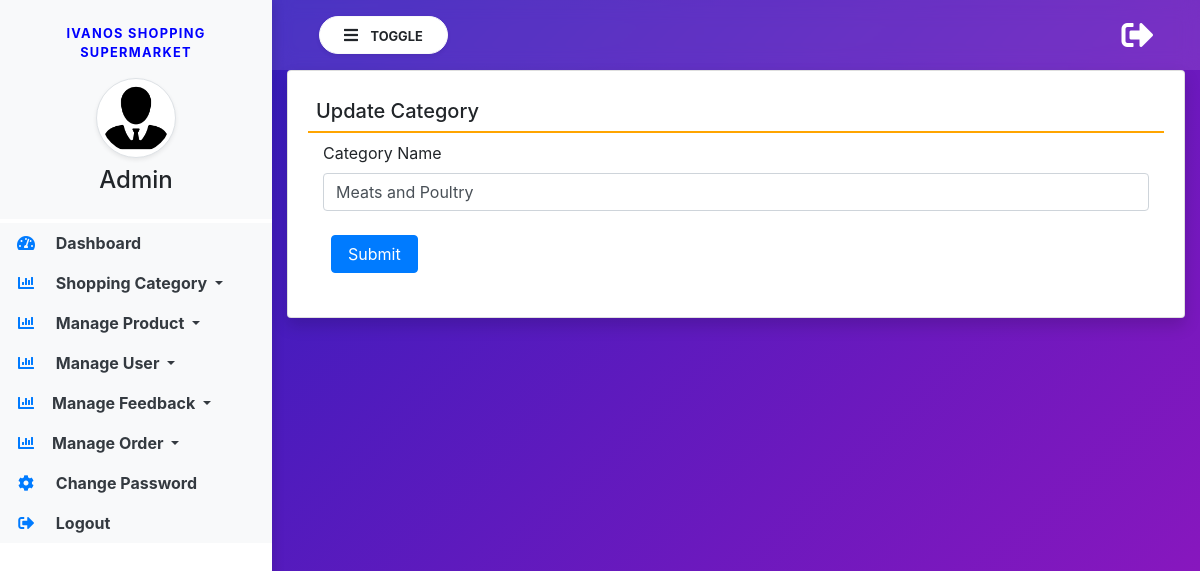
The page /edit-category/3/ on the database as committed earlier.
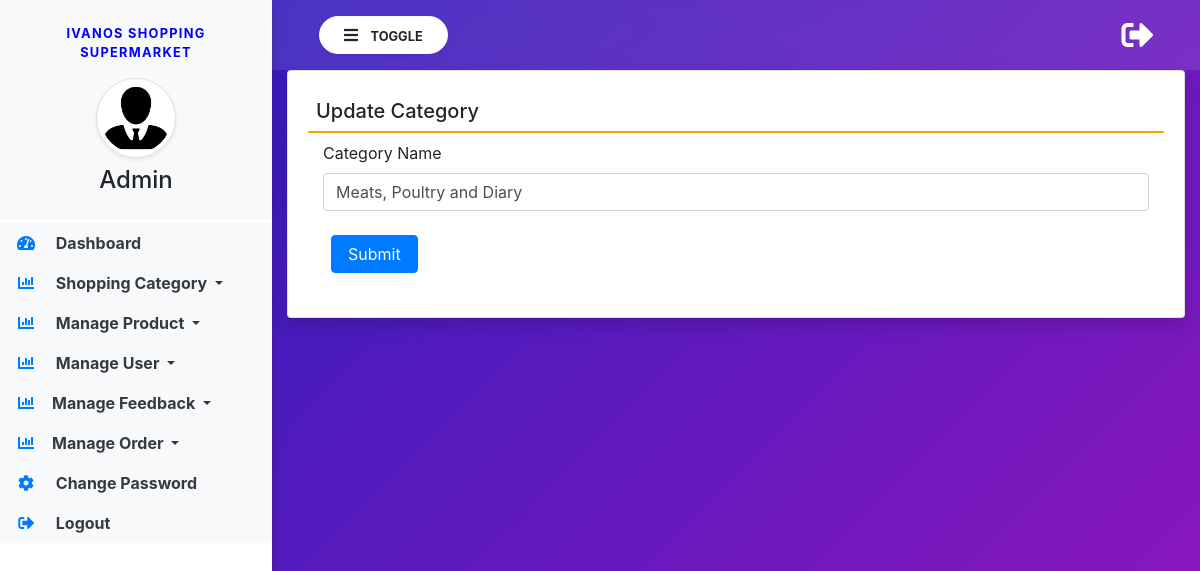
The same page on the database as committed later.
### groceryapp/models.py (models this page shows, shortened)
class Category(models.Model):
    name = models.CharField(max_length=100, null=True, blank=True)
    created = models.DateTimeField(auto_now_add=True)

### groceryapp/views.py (the view)
# urls.py: path('edit-category/<int:pid>/', edit_category, name="edit_category"),
def edit_category(request, pid):
    category = Category.objects.get(id=pid)
    if request.method == "POST":
        name = request.POST['name']
        category.name = name
        category.save()
        messages.success(request, "Category updated")
        return redirect('view_category')
    return render(request, 'edit_category.html', locals())

### groceryapp/templates/edit_category.html (shortened to what this page needs)
{% extends 'admin_base.html' %}
{% block main %}
<div class="card shadow">
    <div class="card-body">
        <h5 class="p-2" style="border-bottom: 2px solid orange;">Update Category</h5>
        <div class="container-fluid">
            <form action="" method="post" enctype="multipart/form-data">
                <div class="form-row">
                    <div class="col-sm-12">
                        <div class="form-group">
                            <label>Category Name</label>
                            <input type="text" name="name" class="form-control" value="{{category.name}}" placeholder="Category Name">
                        </div>
                    </div>
                </div>
                <input type="submit" value="Submit" class="m-2 px-3 btn btn-primary">
            </form>
        </div>
    </div>
</div>
{% endblock %}

Rows that differ between the two databases and show on the page:
changed Category: name "Meats and Poultry" → "Meats, Poultry and Diary"
